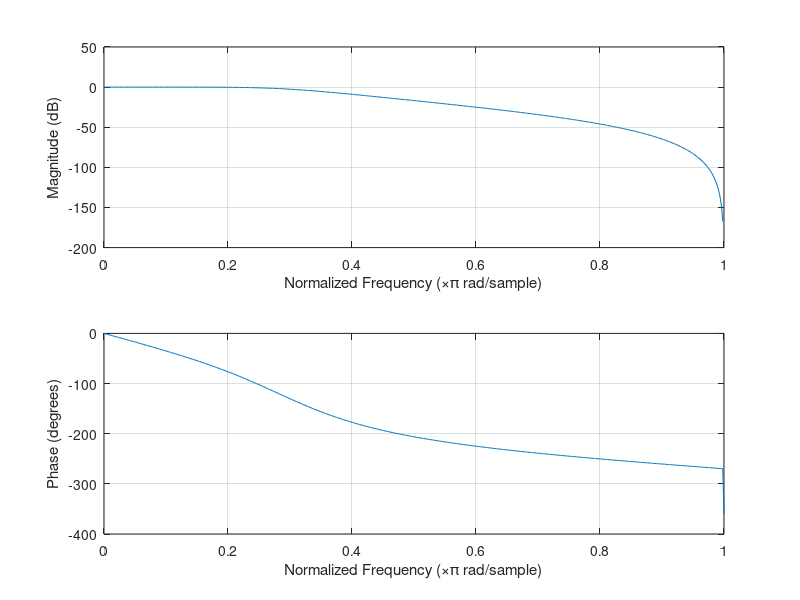
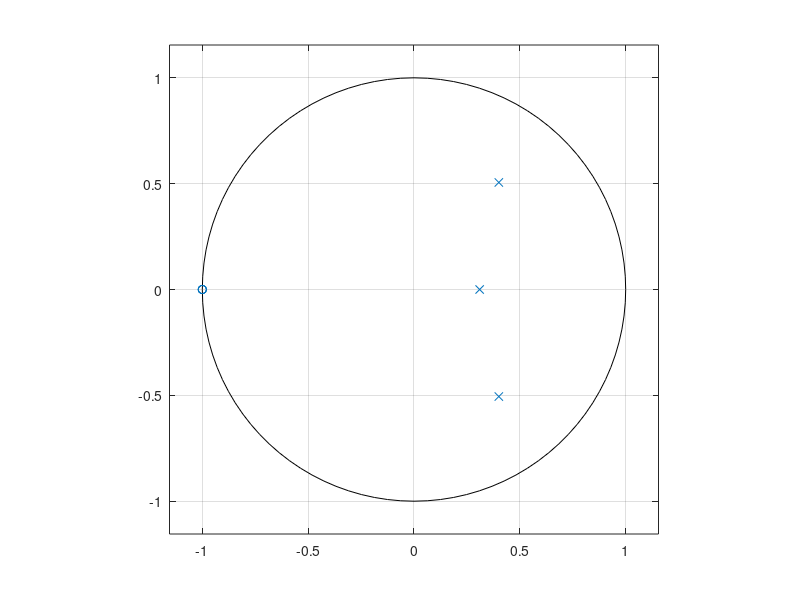

The MATLAB source for these figures, in order: (Note: this script raises an error after producing the figures.)
%%init
clc
clear
close all

%% design filter
% specify the attenuations. These are Gp=-2 dB and Gs=-11 dB, but
% they are defined positive because the buttord function
% only take positive numbers.
Gp = 2;    
Gs = 11;

% specify the frequencies for which the attenuations must be present
w_p = 10;    
w_s = 15;

% specify the highest frequency to process (Nyquist frequency!)
w_max = 35; 

% normalize the frequencies:
w_p_norm = w_p/w_max;
w_s_norm = w_s/w_max;

% now we can get the filter order N and the cut-off Wn!
[N, Wn] = buttord(w_p_norm, w_s_norm, Gp, Gs);

% get the filter coefficients:
[B, A] = butter(N, Wn);

%% Plot z-plane and spectrum of the filter
% Choose sampling frequency as four times the highest frequency w_max
fs=4*pi*35; %omega_n = 35
figure(1);
freqz(B, A);
zeros=roots(B);
poler=roots(A);
figure(2);
zplane(zeros,poler);

%% 1.2
%% generate signal
f=10;
[t, s] = generate_sinusoid(1,f,0,fs,1);

s_filt1=filter(B,A,s);
s_filt2=filter(B,A,fliplr(s_filt1));
%% Plot signal
% Create time vector
fig1 = figure(1);
plot(t,fliplr(s_filt2),'r','LineWidth',3);
xlabel('Time [t]','FontSize',15);
ylabel('Signal [a.u.]','FontSize',15);
grid on;
hold on;
plot(t,s,'b','LineWidth',1);
set(gcf,'Position',[100 100 800 500]);
set(gca,'Fontsize',12)
hold off;
legend('Processed signal','Original signal');
xlim([0 1/f*5]);
ylim([-1.1 1.1]);

%% higher order filter
%% generate signal
f=100;
[t, signal] = generate_sinusoid(1,f,0,fs,1);
%filter the signal 3 times
signal_filt1=filter(B,A,signal);
signal_filt2=filter(B,A,signal_filt1);
signal_filt3=filter(B,A,signal_filt2);

%% Plot signal
% Create time vector
fig2 = figure(2);
plot(t,signal,'b');
xlabel('Time [t]','FontSize',15);
ylabel('Signal [a.u.]','FontSize',15);
grid on;
hold on;
plot(t,signal_filt1,'c');
plot(t,signal_filt2,'m');
plot(t,signal_filt3,'r');
set(gcf,'Position',[100 100 800 500]);
set(gca,'Fontsize',12)
hold off;
xlim([0 (1/f)*5]);
ylim([-1.1 1.1]);
legend('Original signal','Signal filtered 1 time','Signal filtered 2 times','Signal filtered 3 times');

%% cascading filters
[h,w]=freqz(B,A);
%using convolution as polynomial multiplication
B_cas1=conv(B,B);
A_cas1=conv(A,A);
[h1,w1]=freqz(B_cas1,A_cas1);
B_cas2=conv(B_cas1,B);
A_cas2=conv(A_cas1,A);
[h2,w2]=freqz(B_cas2,A_cas2);
B_cas3=conv(B_cas2,B);
A_cas3=conv(A_cas2,A);
[h3,w3]=freqz(B_cas3,A_cas3);
fig3=figure(3);
subplot(2,1,1);
plot(w/pi,20*log10(abs(h)))
hold on
plot(w1/pi,20*log10(abs(h1)))
plot(w2/pi,20*log10(abs(h2)))
plot(w3/pi,20*log10(abs(h3)))
grid on
ax = gca;
ax.YLim = [-100 20];
ax.XTick = 0:.2:2;
xlabel('Normalized Frequency (\times\pi rad/sample)')
ylabel('Magnitude (dB)')
legend('Original filter','2 cascaded filters','3 cascaded filters','4 cascaded filters');
hold off
subplot(2,1,2);
plot(w/pi,angle(h));
hold on
plot(w1/pi,angle(h1));
plot(w2/pi,angle(h2));
plot(w3/pi,angle(h3));
grid on
ax = gca;
ax.YLim = [-pi pi];
ax.XTick = 0:.2:2;
xlabel('Normalized Frequency (\times\pi rad/sample)')
ylabel('Phase (degrees)')
legend('Original filter','2 cascaded filters','3 cascaded filters','4 cascaded filters');
hold off